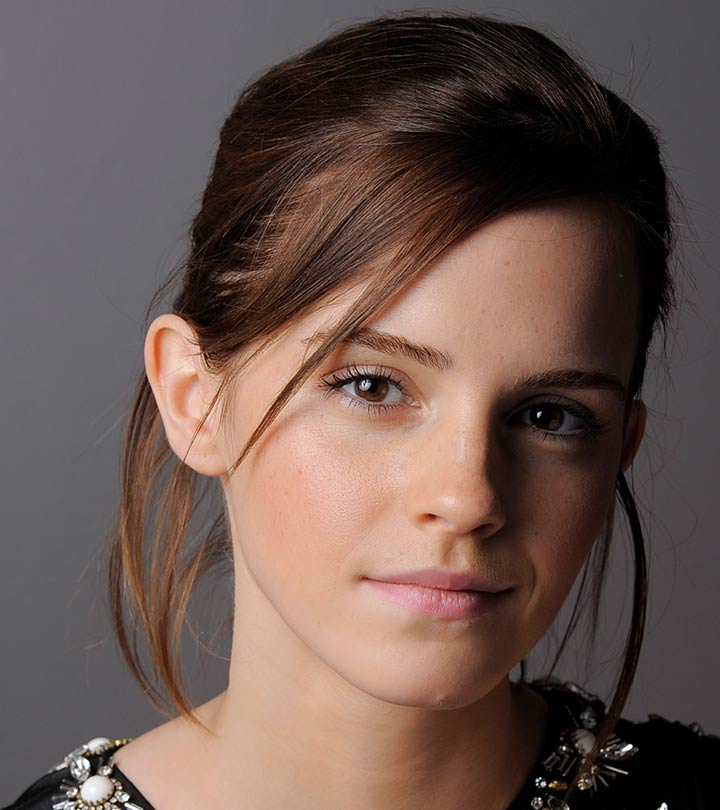
#> input picture image dataset/emma.jpg, 720 x 810 px
$ python Question_1.py
#> lines starting #> are read from the running program, lines starting #| are printed output that depends on the picture
import cv2
import numpy as np
import matplotlib.pyplot as plt

# Load image in grayscale
image = cv2.imread('image dataset/emma.jpg', 0)
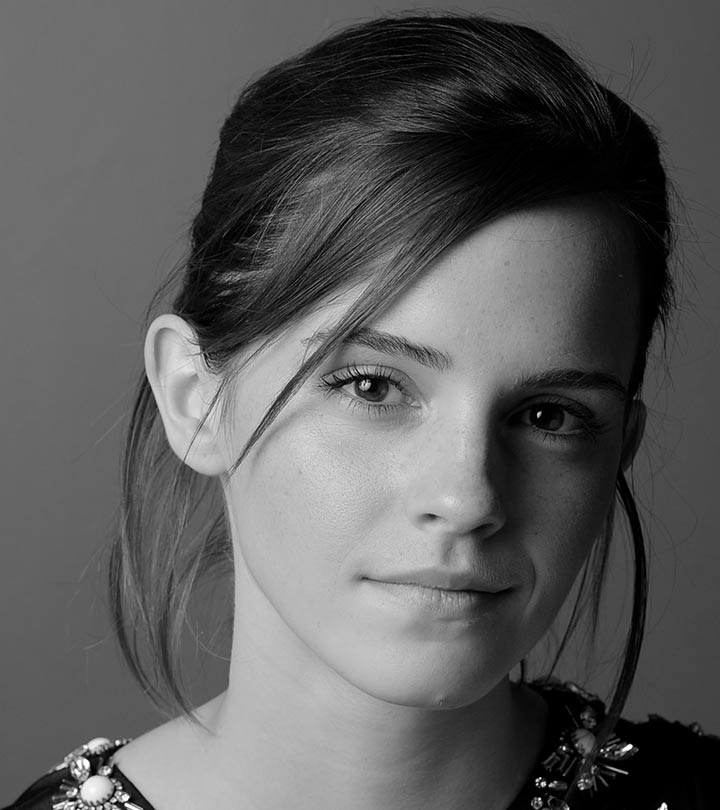
#> image: shape (810, 720); min 0, max 255, mean 92.3

# Define control points
c = np.array([(50, 50), (50, 100), (150, 255), (150, 150)])

# Create the transformation based on control points
t1 = np.linspace(0, c[0, 1], c[0, 0] + 1).astype('uint8')   # from (0, 0) to (50, 50)
t2 = np.linspace(c[0, 1], c[1, 1], c[1, 0] - c[0, 0]).astype('uint8')  # from (50, 50) to (50, 100)
t3 = np.linspace(c[1, 1], c[2, 1], c[2, 0] - c[1, 0]).astype('uint8')  # from (50, 100) to (150, 255)
t4 = np.linspace(c[2, 1], c[3, 1], c[3, 0] - c[2, 0]).astype('uint8')  # from (150, 255) to (150, 150)
t5 = np.linspace(c[3, 1], 255, 255 - c[3, 0]).astype('uint8')  # from (150, 150) to (255, 255)

# Concatenate to form the full transformation function
transform = np.concatenate((t1, t2, t3, t4, t5))

# Manually define piecewise linear transformation based on control points
for i in range(1, len(c)):
    x_start, y_start = c[i - 1]
    x_end, y_end = c[i]

    # Define the slope between the two points
    slope = (y_end - y_start) / (x_end - x_start)

    # Apply the transformation to the corresponding range
    for x in range(x_start, x_end):
        transform[x] = np.clip(y_start + int(slope * (x - x_start)), 0, 255)

# Ensure the last point (255, 255) is mapped correctly
transform[255] = 255

# Apply the transformation using cv2.LUT (Look-Up Table)
image_transformed = cv2.LUT(image, transform)
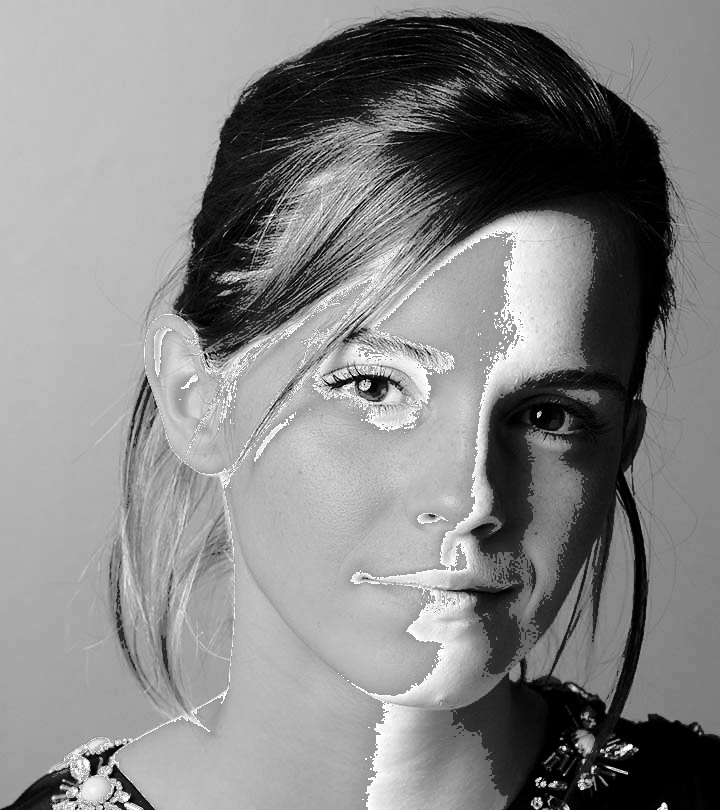
#> image_transformed: shape (810, 720); min 0, max 255, mean 133.1

# Plot the original and transformed images
plt.subplot(1, 2, 1)
plt.imshow(image, cmap='gray')
plt.title('Original Image')

plt.subplot(1, 2, 2)
plt.imshow(image_transformed, cmap='gray')
plt.title('Transformed Image')

plt.show()
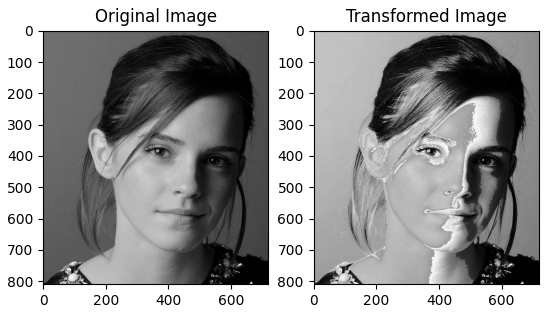
#> figure drawn by matplotlib, 2 panels

$ run again, with image dataset/daisy.jpg copied over image dataset/emma.jpg
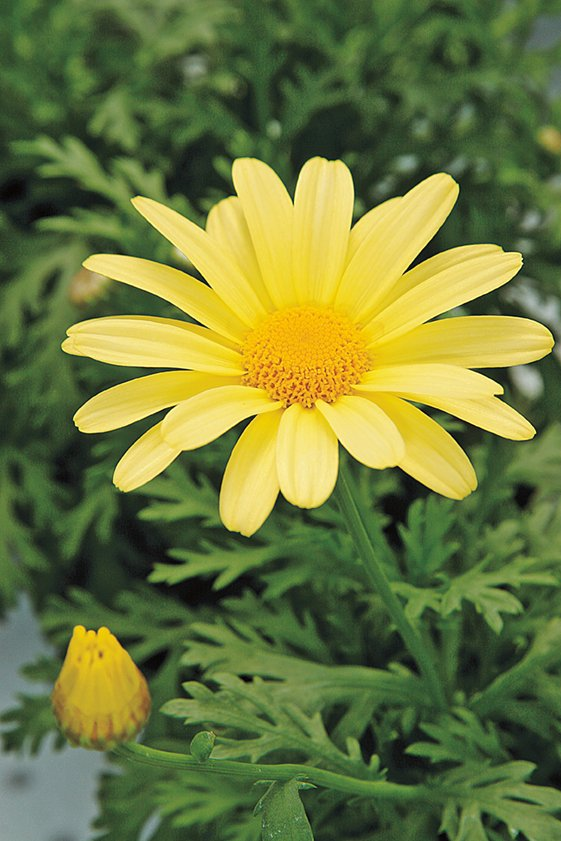
#> input picture image dataset/daisy.jpg, 561 x 841 px
#> `image_transformed = cv2.LUT(image, transform)`:
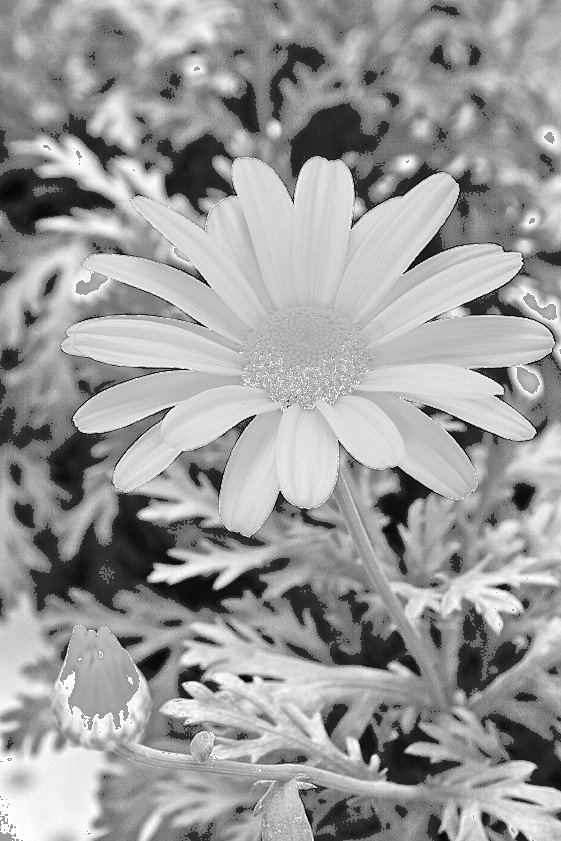
#> image_transformed: shape (841, 561); min 0, max 255, mean 155.1
#> `plt.show()`:
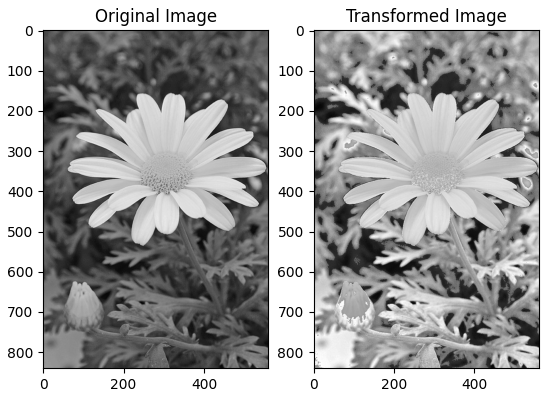
#> figure drawn by matplotlib, 2 panels

$ run again, with image dataset/highlights_and_shadows.jpg copied over image dataset/emma.jpg
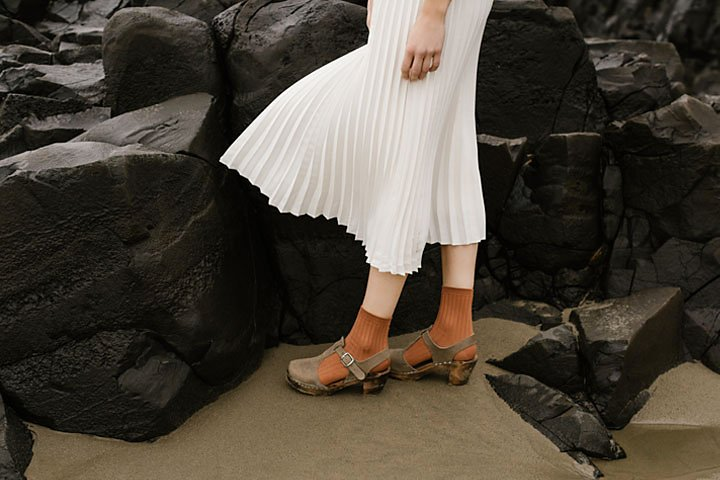
#> input picture image dataset/highlights_and_shadows.jpg, 720 x 480 px
#> `image_transformed = cv2.LUT(image, transform)`:
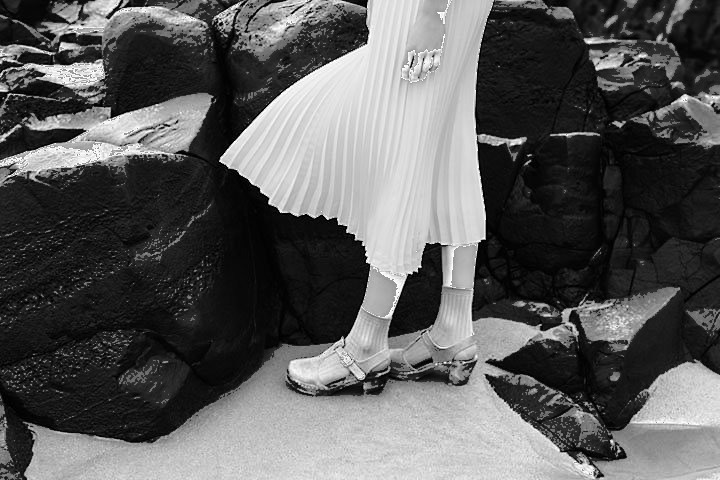
#> image_transformed: shape (480, 720); min 0, max 255, mean 91.6
#> `plt.show()`:
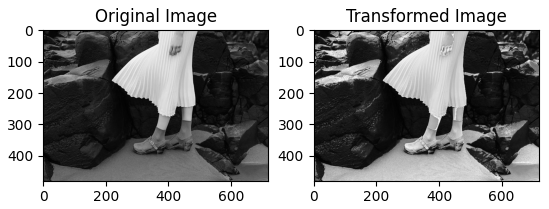
#> figure drawn by matplotlib, 2 panels

$ run again, with image dataset/jeniffer.jpg copied over image dataset/emma.jpg
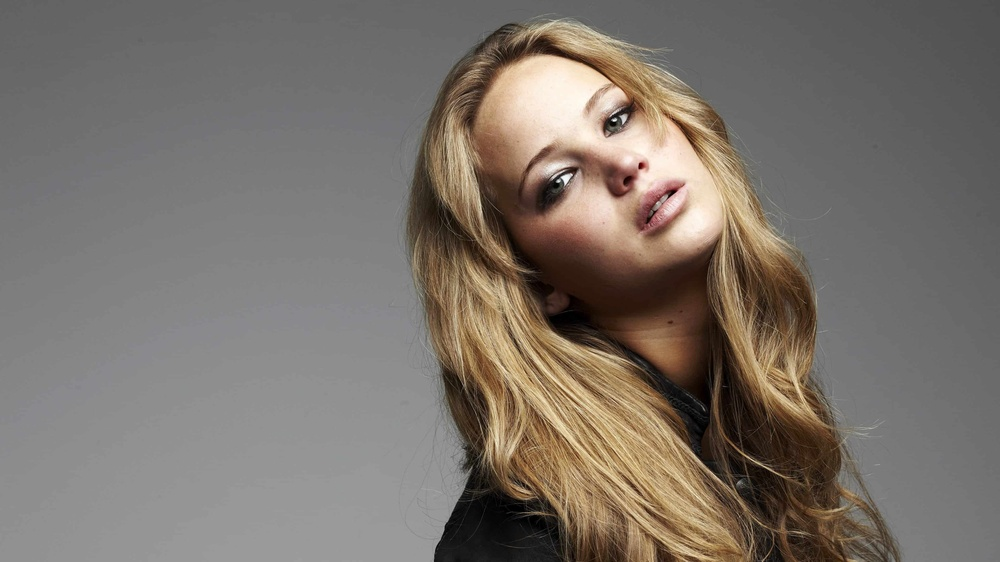
#> input picture image dataset/jeniffer.jpg, 1000 x 562 px, shrunk from 3840 x 2160 before the run
#> `image_transformed = cv2.LUT(image, transform)`:
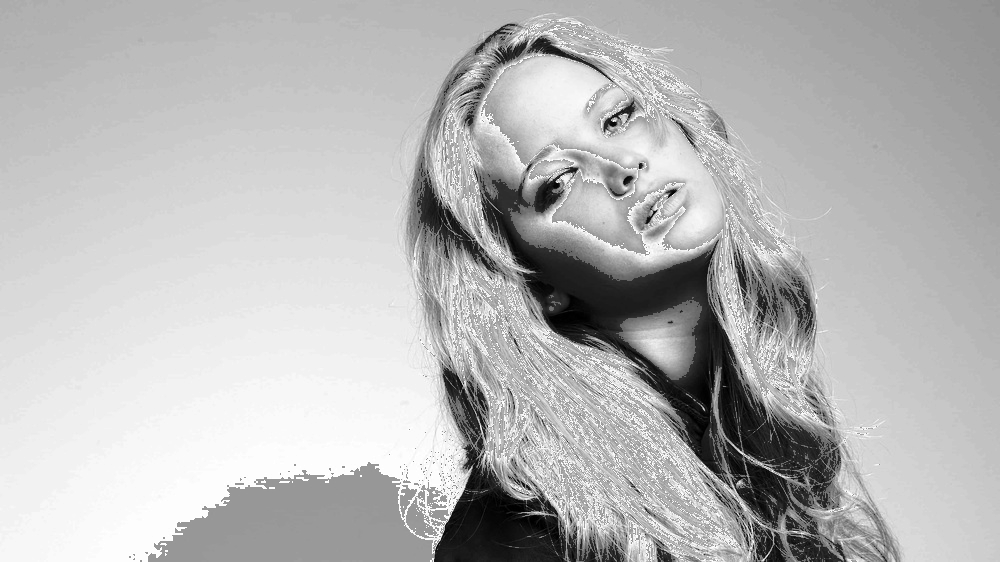
#> image_transformed: shape (562, 1000); min 0, max 255, mean 183.3
#> `plt.show()`:
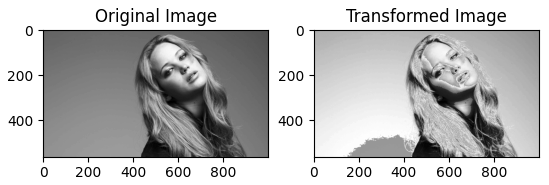
#> figure drawn by matplotlib, 2 panels
